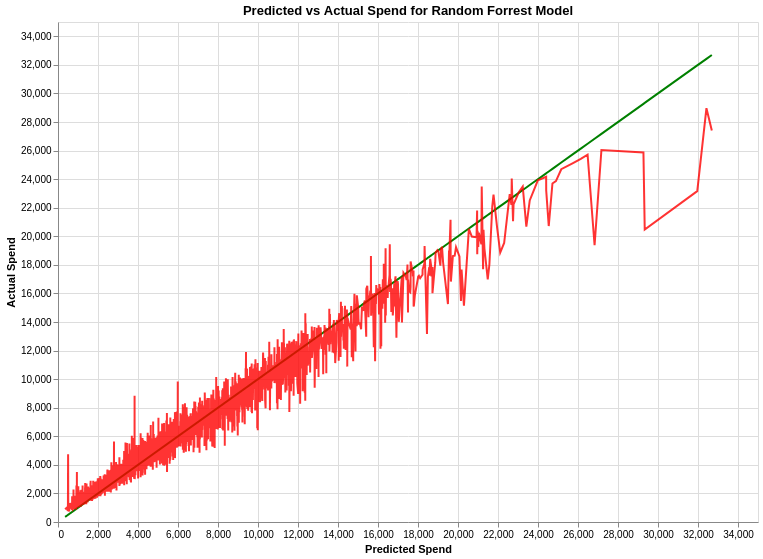

Notebook source saved alongside this figure:
### Code cell
# create chart for best model (RF) 

perfect_test = alt.Chart(y_test_table).mark_line(color='green').encode(
    x='amt',
    y='amt'
)


rf_test = alt.Chart(y_test_table).mark_line(color='red', opacity=0.8).encode(
    x=alt.X('amt', axis=alt.Axis(title='Predicted Spend')),
    y=alt.Y('RF', axis=alt.Axis(title='Actual Spend'))
)


best_model = perfect_test +  rf_test 
best_model.properties(title='Predicted vs Actual Spend for Random Forrest Model',
    width=700,
    height=500)

### Figure 1 — Vega-Lite specification as saved in the notebook (floating-point values rounded to 4 significant figures; data arrays with more than 128 entries replaced by an {"elided": "..."} marker saying what was removed)
{"config": {"view": {"continuousWidth": 400, "continuousHeight": 300}}, "layer": [{"mark": {"type": "line", "color": "green"}, "encoding": {"x": {"field": "amt", "type": "quantitative"}, "y": {"field": "amt", "type": "quantitative"}}}, {"mark": {"type": "line", "color": "red", "opacity": 0.8}, "encoding": {"x": {"axis": {"title": "Predicted Spend"}, "field": "amt", "type": "quantitative"}, "y": {"axis": {"title": "Actual Spend"}, "field": "RF", "type": "quantitative"}}}], "data": {"name": "data-3c1f597d88d7620a6cb3612778e3a11a"}, "height": 500, "title": "Predicted vs Actual Spend for Random Forrest Model", "width": 700, "$schema": "https://vega.github.io/schema/vega-lite/v4.17.0.json", "datasets": {"data-3c1f597d88d7620a6cb3612778e3a11a": {"elided": "4691 records"}}}
